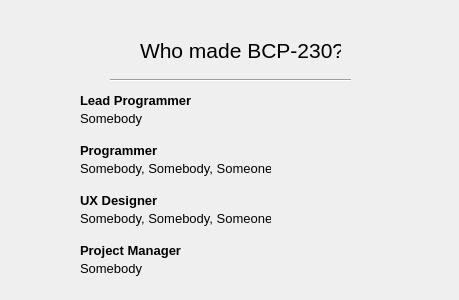
<?xml version="1.0" encoding="UTF-8"?>
<ui version="4.0">
 <class>credits</class>
 <widget class="QDialog" name="credits">
  <property name="geometry">
   <rect>
    <x>0</x>
    <y>0</y>
    <width>459</width>
    <height>300</height>
   </rect>
  </property>
  <property name="windowTitle">
   <string>credits</string>
  </property>
  <widget class="QLabel" name="label">
   <property name="geometry">
    <rect>
     <x>140</x>
     <y>30</y>
     <width>201</width>
     <height>41</height>
    </rect>
   </property>
   <property name="font">
    <font>
     <pointsize>16</pointsize>
    </font>
   </property>
   <property name="text">
    <string>Who made BCP-230?</string>
   </property>
  </widget>
  <widget class="QLabel" name="label_5">
   <property name="geometry">
    <rect>
     <x>80</x>
     <y>240</y>
     <width>131</width>
     <height>21</height>
    </rect>
   </property>
   <property name="font">
    <font>
     <pointsize>10</pointsize>
     <weight>75</weight>
     <bold>true</bold>
    </font>
   </property>
   <property name="text">
    <string>Project Manager</string>
   </property>
  </widget>
  <widget class="QLabel" name="credit_icon">
   <property name="geometry">
    <rect>
     <x>70</x>
     <y>20</y>
     <width>51</width>
     <height>51</height>
    </rect>
   </property>
   <property name="text">
    <string/>
   </property>
   <property name="scaledContents">
    <bool>true</bool>
   </property>
  </widget>
  <widget class="QLabel" name="label_2">
   <property name="geometry">
    <rect>
     <x>80</x>
     <y>90</y>
     <width>131</width>
     <height>21</height>
    </rect>
   </property>
   <property name="font">
    <font>
     <pointsize>10</pointsize>
     <weight>75</weight>
     <bold>true</bold>
    </font>
   </property>
   <property name="text">
    <string>Lead Programmer</string>
   </property>
  </widget>
  <widget class="QLabel" name="label_7">
   <property name="geometry">
    <rect>
     <x>80</x>
     <y>160</y>
     <width>191</width>
     <height>16</height>
    </rect>
   </property>
   <property name="font">
    <font>
     <pointsize>10</pointsize>
    </font>
   </property>
   <property name="text">
    <string>Somebody, Somebody, Someone</string>
   </property>
  </widget>
  <widget class="QLabel" name="label_6">
   <property name="geometry">
    <rect>
     <x>80</x>
     <y>110</y>
     <width>71</width>
     <height>16</height>
    </rect>
   </property>
   <property name="font">
    <font>
     <pointsize>10</pointsize>
    </font>
   </property>
   <property name="text">
    <string>Somebody</string>
   </property>
  </widget>
  <widget class="QLabel" name="label_4">
   <property name="geometry">
    <rect>
     <x>80</x>
     <y>190</y>
     <width>131</width>
     <height>21</height>
    </rect>
   </property>
   <property name="font">
    <font>
     <pointsize>10</pointsize>
     <weight>75</weight>
     <bold>true</bold>
    </font>
   </property>
   <property name="text">
    <string>UX Designer</string>
   </property>
  </widget>
  <widget class="Line" name="line">
   <property name="geometry">
    <rect>
     <x>110</x>
     <y>70</y>
     <width>241</width>
     <height>20</height>
    </rect>
   </property>
   <property name="orientation">
    <enum>Qt::Horizontal</enum>
   </property>
  </widget>
  <widget class="QLabel" name="label_3">
   <property name="geometry">
    <rect>
     <x>80</x>
     <y>140</y>
     <width>131</width>
     <height>21</height>
    </rect>
   </property>
   <property name="font">
    <font>
     <pointsize>10</pointsize>
     <weight>75</weight>
     <bold>true</bold>
    </font>
   </property>
   <property name="text">
    <string>Programmer</string>
   </property>
  </widget>
  <widget class="QLabel" name="label_8">
   <property name="geometry">
    <rect>
     <x>80</x>
     <y>210</y>
     <width>191</width>
     <height>16</height>
    </rect>
   </property>
   <property name="font">
    <font>
     <pointsize>10</pointsize>
    </font>
   </property>
   <property name="text">
    <string>Somebody, Somebody, Someone</string>
   </property>
  </widget>
  <widget class="QLabel" name="label_9">
   <property name="geometry">
    <rect>
     <x>80</x>
     <y>260</y>
     <width>71</width>
     <height>16</height>
    </rect>
   </property>
   <property name="font">
    <font>
     <pointsize>10</pointsize>
    </font>
   </property>
   <property name="text">
    <string>Somebody</string>
   </property>
  </widget>
 </widget>
 <layoutdefault spacing="6" margin="11"/>
 <resources/>
 <connections/>
</ui>
